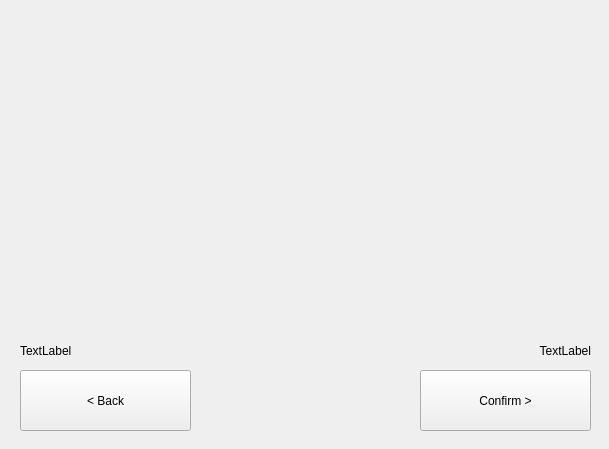
<?xml version="1.0" encoding="UTF-8"?>
<ui version="4.0">
 <class>NewOverflowWidget</class>
 <widget class="QWidget" name="NewOverflowWidget">
  <property name="geometry">
   <rect>
    <x>0</x>
    <y>0</y>
    <width>609</width>
    <height>449</height>
   </rect>
  </property>
  <property name="windowTitle">
   <string>Form</string>
  </property>
  <widget class="QWidget" name="verticalLayoutWidget_2">
   <property name="geometry">
    <rect>
     <x>20</x>
     <y>40</y>
     <width>571</width>
     <height>291</height>
    </rect>
   </property>
   <layout class="QVBoxLayout" name="mainLayout"/>
  </widget>
  <widget class="QWidget" name="verticalLayoutWidget_3">
   <property name="geometry">
    <rect>
     <x>400</x>
     <y>330</y>
     <width>191</width>
     <height>41</height>
    </rect>
   </property>
   <layout class="QVBoxLayout" name="confirmMsgLayout">
    <item>
     <widget class="QLabel" name="confLabel">
      <property name="text">
       <string>TextLabel</string>
      </property>
      <property name="alignment">
       <set>Qt::AlignRight|Qt::AlignTrailing|Qt::AlignVCenter</set>
      </property>
     </widget>
    </item>
   </layout>
  </widget>
  <widget class="QWidget" name="verticalLayoutWidget">
   <property name="geometry">
    <rect>
     <x>20</x>
     <y>0</y>
     <width>531</width>
     <height>41</height>
    </rect>
   </property>
   <layout class="QVBoxLayout" name="stepsLayout">
    <item>
     <widget class="QLabel" name="stepDescrLabel">
      <property name="text">
       <string>&lt;Step and description&gt;</string>
      </property>
     </widget>
    </item>
   </layout>
  </widget>
  <widget class="QPushButton" name="confirmButton">
   <property name="geometry">
    <rect>
     <x>420</x>
     <y>370</y>
     <width>171</width>
     <height>61</height>
    </rect>
   </property>
   <property name="text">
    <string>Confirm &gt;</string>
   </property>
  </widget>
  <widget class="QWidget" name="verticalLayoutWidget_4">
   <property name="geometry">
    <rect>
     <x>20</x>
     <y>330</y>
     <width>181</width>
     <height>41</height>
    </rect>
   </property>
   <layout class="QVBoxLayout" name="backMsgLayout">
    <item>
     <widget class="QLabel" name="backLabel">
      <property name="text">
       <string>TextLabel</string>
      </property>
     </widget>
    </item>
   </layout>
  </widget>
  <widget class="QPushButton" name="backButton">
   <property name="geometry">
    <rect>
     <x>20</x>
     <y>370</y>
     <width>171</width>
     <height>61</height>
    </rect>
   </property>
   <property name="text">
    <string>&lt; Back</string>
   </property>
  </widget>
 </widget>
 <resources/>
 <connections/>
</ui>
